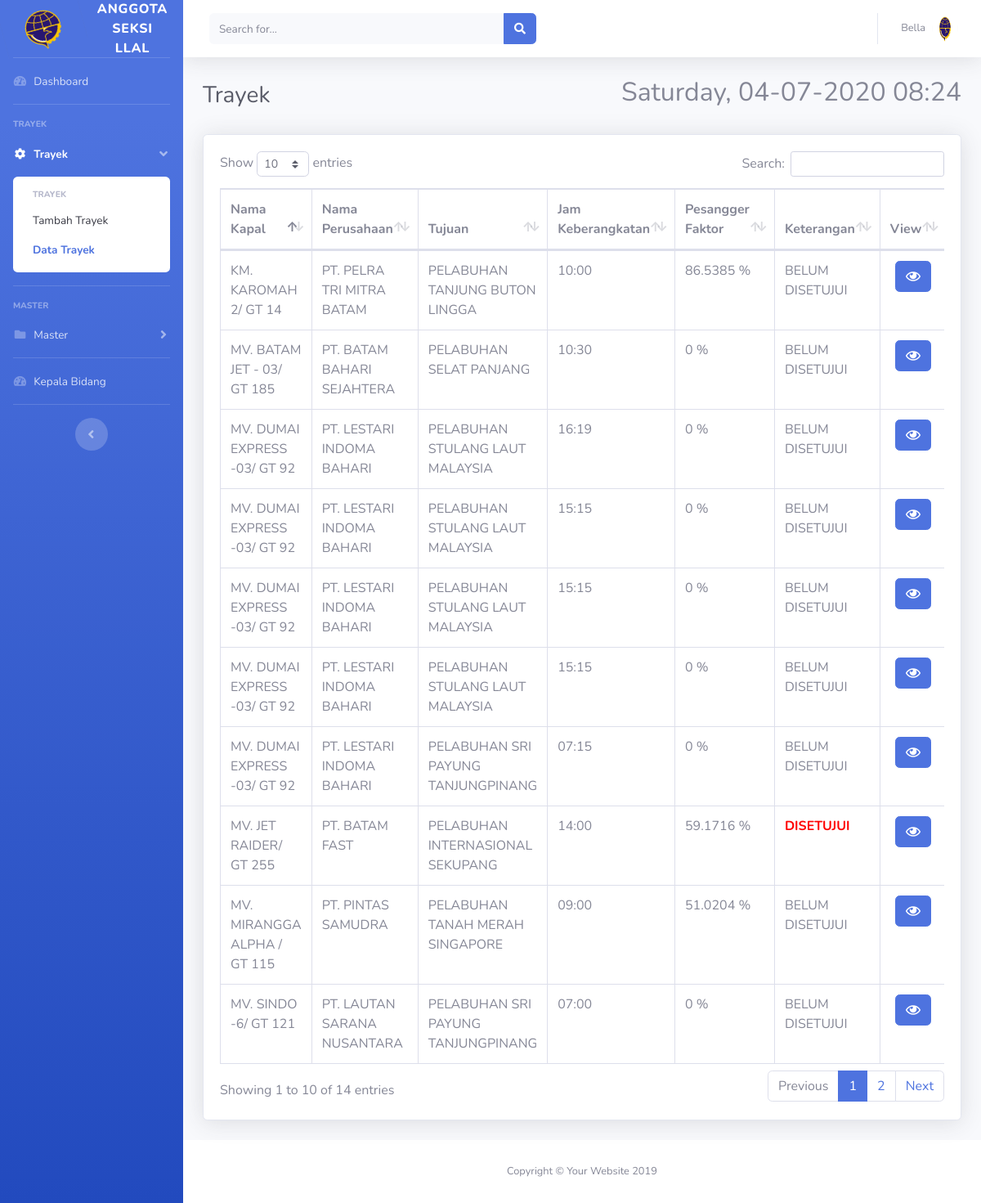
/web/anggota/data_trayek.php (signed in), run on the app's committed database.
### tables this page shows
CREATE TABLE `user_anggota` (
  `id_anggota` varchar(10) NOT NULL,
  `nama` varchar(32) NOT NULL,
  `pass` varchar(15) NOT NULL
);

CREATE TABLE `data_trayek` (
  `id_trayek` int(10) NOT NULL,
  `armada` enum('Armada Internasional','Armada Domestik') NOT NULL,
  `berangkat` time(5) NOT NULL,
  `tujuan` varchar(60) NOT NULL,
  `status` enum('Dioperasikan','Keagenan','Milik') NOT NULL,
  `masaberlaku` date NOT NULL,
  `namaperusahaan` varchar(40) NOT NULL,
  `kedudukan` enum('Kantor Pusat','Kantor Cabang') NOT NULL,
  `alamat` varchar(100) NOT NULL,
  `pimpinan` varchar(25) NOT NULL,
  `nama` varchar(35) NOT NULL,
  `bendera` varchar(30) NOT NULL,
  `kapasitas` varchar(5) NOT NULL,
  `jumlah` varchar(5) NOT NULL,
  `bahan` enum('Fibreglass','Aluminium','Baja/Besi') NOT NULL,
  `tahun` varchar(5) NOT NULL,
  `keterangan` varchar(15) NOT NULL,
  `p_faktor` float NOT NULL,
  `pelabuhan` varchar(60) NOT NULL,
  `tgl_sekarang` date NOT NULL
);

### web/anggota/data_trayek.php (the view, shortened to what this page needs)
<?php session_start();
include '../../dbconfig.php';
$result = mysqli_query($connect,"SELECT * FROM data_trayek ORDER BY id_trayek DESC");
	$id = $_SESSION['id_anggota'];
	$data_anggota = mysqli_fetch_array(mysqli_query($connect, "SELECT * FROM user_anggota WHERE id_anggota='$id'"));
?>
<!DOCTYPE html>
<html lang="en">
<head>
  <link href="vendor/fontawesome-free/css/all.min.css" rel="stylesheet" type="text/css">
  <link href="css/sb-admin-2.min.css" rel="stylesheet">
  <link href="vendor/datatables/dataTables.bootstrap4.min.css" rel="stylesheet">
</head>
<body id="page-top">
  <div id="wrapper">
    <ul class="navbar-nav bg-gradient-primary sidebar sidebar-dark accordion" id="accordionSidebar">
      <a class="sidebar-brand d-flex align-items-center justify-content-center" href="index.php">
        <div class="sidebar-brand-icon rotate-n-15">
          <img width='100' height='50' src='img/wo1.png'>
        </div>
        <div class="sidebar-brand-text mx-3">ANGGOTA SEKSI LLAL</div>
      </a>
      <hr class="sidebar-divider my-0">
      <li class="nav-item">
        <a class="nav-link" href="index.php">
          <i class="fas fa-fw fa-tachometer-alt"></i>
          <span>Dashboard</span></a>
      </li>
      <hr class="sidebar-divider">
      <div class="sidebar-heading">
        TRAYEK
      </div>
      <li class="nav-item active">
        <a class="nav-link" href="#" data-toggle="collapse" data-target="#collapseTwo" aria-expanded="true" aria-controls="collapseTwo">
          <i class="fas fa-fw fa-cog"></i>
          <span>Trayek</span>
        </a>
        <div id="collapseTwo" class="collapse show" aria-labelledby="headingTwo" data-parent="#accordionSidebar">
          <div class="bg-white py-2 collapse-inner rounded">
            <h6 class="collapse-header">Trayek</h6>
            <a class="collapse-item" href="tambah_trayek.php">Tambah Trayek</a>
            <a class="collapse-item active" href="data_trayek.php">Data Trayek</a>
          </div>
        </div>
      </li>
      <hr class="sidebar-divider">
      <div class="sidebar-heading">
        MASTER
      </div>
      <li class="nav-item">
        <a class="nav-link collapsed" href="#" data-toggle="collapse" data-target="#collapsePages" aria-expanded="true" aria-controls="collapsePages">
          <i class="fas fa-fw fa-folder"></i>
          <span>Master</span>
        </a>
      </li>
	  <hr class="sidebar-divider my-0">
      <li class="nav-item">
        <a class="nav-link" href="kabid.php">
          <i class="fas fa-fw fa-tachometer-alt"></i>
          <span>Kepala Bidang</span></a>
      </li>
      <hr class="sidebar-divider d-none d-md-block">
      <div class="text-center d-none d-md-inline">
        <button class="rounded-circle border-0" id="sidebarToggle"></button>
      </div>
    </ul>
    <div id="content-wrapper" class="d-flex flex-column">
      <div id="content">
        <nav class="navbar navbar-expand navbar-light bg-white topbar mb-4 static-top shadow">
          <form class="d-none d-sm-inline-block form-inline mr-auto ml-md-3 my-2 my-md-0 mw-100 navbar-search">
            <div class="input-group">
              <input type="text" class="form-control bg-light border-0 small" placeholder="Search for..." aria-label="Search" aria-describedby="basic-addon2">
              <div class="input-group-append">
                <button class="btn btn-primary" type="button">
                  <i class="fas fa-search fa-sm"></i>
                </button>
              </div>
            </div>
          </form>
          <ul class="navbar-nav ml-auto">
            <li class="nav-item dropdown no-arrow">
              <a class="nav-link dropdown-toggle" href="#" id="userDropdown" role="button" data-toggle="dropdown" aria-haspopup="true" aria-expanded="false">
                <span class="mr-2 d-none d-lg-inline text-gray-600 small"><?php echo $data_anggota['nama']; ?></span>
                <img class="img-profile rounded-circle" src="img/wo1.png">
              </a>
            </li>
          </ul>
        </nav>
        <div class="container-fluid">
		  <div class="d-sm-flex align-items-center justify-content-between mb-4">
            <h1 class="h3 mb-0 text-gray-800">Trayek</h1>
			<div style="float:right"><h2>
				<?php
					$waktu = time();
					$format_waktu = date('l, d-m-Y H:i', $waktu);
					echo $format_waktu;
				?></h2>
			</div>
          </div>
			<div class="card shadow mb-4">
            <div class="card-body">
              <div class="table-responsive">
                <table class="table table-bordered" id="dataTable" width="100%" cellspacing="0">
                  <thead>
                    <tr>
                      <th>Nama Kapal</th>
                      <th>Nama Perusahaan</th>
                      <th>Tujuan</th>
                      <th>Jam Keberangkatan</th>
                      <th>Pesangger Faktor</th>
                      <th>Keterangan</th>
					  <th>View</th>
                    </tr>
                  </thead>
                  <?php
				    while($user_data = mysqli_fetch_array($result)) { ?>
					  <tr>
					<td><?php echo $user_data['nama']; ?></td>
					<td><?php echo $user_data['namaperusahaan']; ?></td>
					<td><?php echo $user_data['tujuan']; ?></td>
					<td><?php echo date('H:i', strtotime ($user_data['berangkat']));?></td>
					<td><?php echo $user_data['p_faktor']; ?> %</td>
					<td><?php if($user_data["keterangan"] == "DISETUJUI"){ echo "<font color='red'><b>DISETUJUI</b></font>"; } else { echo "BELUM DISETUJUI"; } ?></td>
					<td align="center"><input type="button" name="view" value="&#xf06e" id="<?php echo  $user_data['id_trayek']; ?>"  class="fa fa-eye view_data btn btn-primary" /></td>
					</tr>
					<?php
							  }
					?>
                </table>
                </div>
            </div>
        </div>
      </div>
      <footer class="sticky-footer bg-white">
        <div class="container my-auto">
          <div class="copyright text-center my-auto">
            <span>Copyright &copy; Your Website 2019</span>
          </div>
        </div>
      </footer>
    </div>
  </div>
</body>
</html>

### data on the page
user_anggota: nama "Bella"
data_trayek: nama "MV. DUMAI EXPRESS -03/ GT 92", namaperusahaan "PT. LESTARI INDOMA BAHARI", tujuan "PELABUHAN STULANG LAUT MALAYSIA", berangkat "16:19", p_faktor "0", keterangan "BELUM DISETUJUI"
data_trayek: nama "MV. DUMAI EXPRESS -03/ GT 92", namaperusahaan "PT. LESTARI INDOMA BAHARI", tujuan "PELABUHAN STULANG LAUT MALAYSIA", berangkat "15:15", p_faktor "0", keterangan "BELUM DISETUJUI"
data_trayek: nama "MV. DUMAI EXPRESS -03/ GT 92", namaperusahaan "PT. LESTARI INDOMA BAHARI", tujuan "PELABUHAN STULANG LAUT MALAYSIA", berangkat "15:15", p_faktor "0", keterangan "BELUM DISETUJUI"
data_trayek: nama "MV. DUMAI EXPRESS -03/ GT 92", namaperusahaan "PT. LESTARI INDOMA BAHARI", tujuan "PELABUHAN STULANG LAUT MALAYSIA", berangkat "15:15", p_faktor "0", keterangan "BELUM DISETUJUI"
data_trayek: nama "MV. MIRANGGA ALPHA / GT 115", namaperusahaan "PT. PINTAS SAMUDRA", tujuan "PELABUHAN TANAH MERAH SINGAPORE", berangkat "09:00", p_faktor "51.0204", keterangan "BELUM DISETUJUI"
data_trayek: nama "KM. KAROMAH 2/ GT 14", namaperusahaan "PT. PELRA TRI MITRA BATAM", tujuan "PELABUHAN TANJUNG BUTON LINGGA", berangkat "10:00", p_faktor "86.5385", keterangan "BELUM DISETUJUI"
data_trayek: nama "MV. SINDO -6/ GT 121", namaperusahaan "PT. LAUTAN SARANA NUSANTARA", tujuan "PELABUHAN SRI PAYUNG TANJUNGPINANG", berangkat "07:00", p_faktor "0", keterangan "BELUM DISETUJUI"
data_trayek: nama "MV. JET RAIDER/ GT 255", namaperusahaan "PT. BATAM FAST", tujuan "PELABUHAN INTERNASIONAL SEKUPANG", berangkat "14:00", p_faktor "59.1716", keterangan "DISETUJUI"
data_trayek: nama "MV. BATAM JET - 03/ GT 185", namaperusahaan "PT. BATAM BAHARI SEJAHTERA", tujuan "PELABUHAN SELAT PANJANG", berangkat "10:30", p_faktor "0", keterangan "BELUM DISETUJUI"
data_trayek: nama "MV. DUMAI EXPRESS -03/ GT 92", namaperusahaan "PT. LESTARI INDOMA BAHARI", tujuan "PELABUHAN SRI PAYUNG TANJUNGPINANG", berangkat "07:15", p_faktor "0", keterangan "BELUM DISETUJUI"
